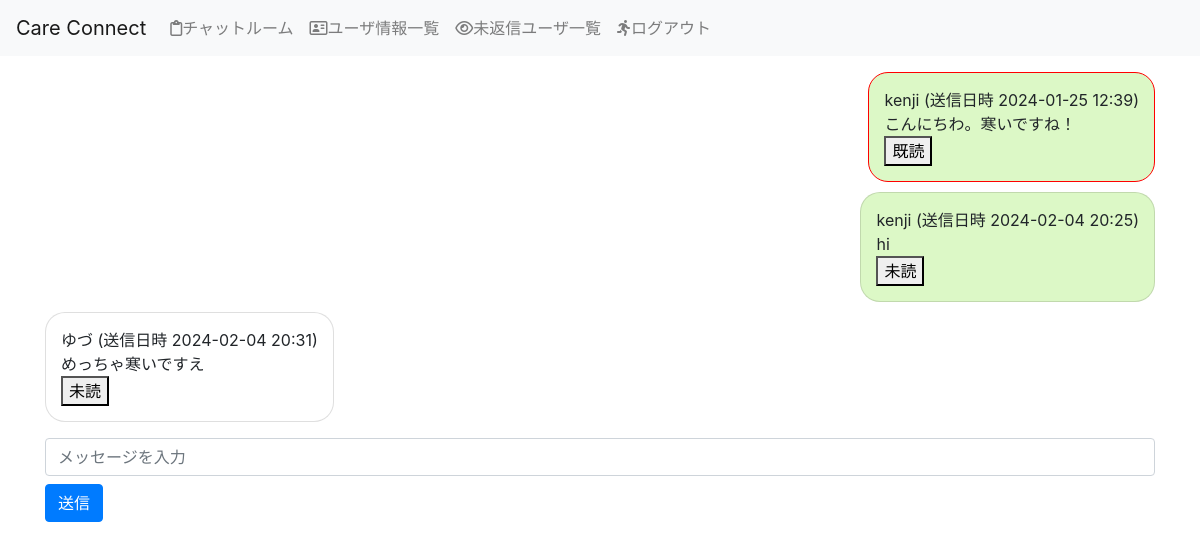
/chat/enter/room/15 (signed in), run on the app's committed database.
### chat/models.py (models this page shows, shortened)
class Message(models.Model):
    room = models.ForeignKey(Room, on_delete=models.CASCADE, related_name="messages")
    owner = models.ForeignKey(
        settings.AUTH_USER_MODEL, on_delete=models.CASCADE, related_name="messages"
    )
    content = models.TextField(gettext_lazy("Content"))
    created_at = models.DateTimeField(
        gettext_lazy("Created time"), default=timezone.now
    )
    objects = MessageManager()

### accounts/models.py (models this page shows)
class User(AbstractBaseUser, PermissionsMixin):
    username = models.CharField(
        gettext_lazy("user name"),
        max_length=128,
        default="",
        blank=True,
    )
    email = models.EmailField(gettext_lazy("E-mail address"), unique=True)
    is_staff = models.BooleanField(
        gettext_lazy("staff status"),
        default=False,
        help_text=gettext_lazy(
            "Designates whether the user can log into this admin site."
        ),
    )
    is_active = models.BooleanField(
        gettext_lazy("active"),
        default=True,
        help_text=gettext_lazy(
            "Designates whether this user should be treated as active."
            "Unselect this instead of deleting accounts."
        ),
    )
    date_joined = models.DateTimeField(
        gettext_lazy("date joined"), default=timezone.now
    )
    objects = CustomUserManager()
    USERNAME_FIELD = "email"
    REQUIRED_FIELDS = []
    class Meta:
        verbose_name = gettext_lazy("user")
        verbose_name_plural = gettext_lazy("users")
    def __str__(self):
        return self.__unicode__()
    def __unicode__(self):
        return self.username or self.email

### chat/views.py (the view)
# urls.py: path("enter/room/<int:pk>", views.EnterRoom.as_view(), name="enter_room"),
class EnterRoom(LoginRequiredMixin, OnlyAssignedUserMixin, DetailView):
    model = models.Room
    template_name = "chat/chat_room.html"
    context_object_name = "room"
    def get_context_data(self, **kwargs):
        context = super().get_context_data(**kwargs)
        room = self.object
        messages = room.messages.all()
        read_messages = MessageRead.objects.filter(
            message__in=messages, reader=self.request.user
        ).values_list("message_id", flat=True)
        context["read_messages"] = read_messages
        return context

### chat/models.py (called while the page is built)
    def is_assigned(self, user=None):
        User = get_user_model()
        try:
            _ = self.participants.all().get(pk=user.pk)
            return True
        except User.DoesNotExist:
            return self.host == user
        except Exception:
            return False

    def ordering(self, order="created_at"):
        return self.get_queryset().order_by(order)

### chat/views.py (called while the page is built)
    def test_func(self):
        room = self.get_object()
        return room.is_assigned(self.request.user)

### templates/chat/chat_room.html (shortened to what this page needs)
{% extends 'base.html' %}
{% load static %}
{% block header  %}
    <link rel="stylesheet" type="text/css" href="{% static 'css/chat_room.css' %}">
{% endblock  %}
{% load humanize %}
{% block content %}
<div class="row justify-content-center mt-3">
    <div class="col-12">
        <div id="chat-log">
            {% for message in room.messages.ordering %}
                <div class="message-position {% if message.owner == request.user%}position-right{% else %}position-left{%endif%}">
                    <div class="card {% if message.id in read_messages %}read-message{% else %}unread-message{% endif %}" id="message-{{ message.id }}">
                        <div class="card-body">
                            <div class="row">
                                <div class="col-12">
                                    <span class="card-username">{{ message.owner|stringformat:"s" }}</span>
                                    <time class="card-datetime" datetime="{{ message.created_at|date:'Y-m-d' }}">(送信日時 {{ message.created_at|date:'Y-m-d H:i' }})</time>
                                </div>
                            </div>
                            <div class="row">
                                <div class="col-12 card-content">
                                    {{ message.content|linebreaksbr }}
                                </div>
                            </div>
                            <button class="mark-read-btn" data-message-id="{{ message.id }}">
                                {% if message.id in read_messages %}既読{% else %}未読{% endif %}
                            </button>
                        </div>
                    </div>
                </div>
            {% endfor %}
        </div>
        <div class="row mt-3">
            <div class="col-12">
                <input type="text" id="chat-message-input" placeholder="メッセージを入力" class="form-control">
                <button id="submit-chat-message" class="btn btn-primary mt-2">送信</button>
            </div>
        </div>
    </div>
</div>
{% endblock %}

### static/css/chat_room.css (style rules this page uses)
.read-message { border-color: red; }
.message-position { display: flex; margin-bottom: 10px; }
.position-right .card { margin-left: auto; background-color: #DCF8C6; }
.position-left .card { margin-right: auto; background-color: #FFFFFF; }
.card { border-radius: 20px; padding: 10px; max-width: 60%; }
.card-body { padding: 5px; }

### data on the page
Message: owner "kenji", created_at "2024-01-25 12:39", content "こんにちわ。寒いですね！", shows "既読"
Message: owner "kenji", created_at "2024-02-04 20:25", content "hi", shows "未読"
Message: owner "ゆづ", created_at "2024-02-04 20:31", content "めっちゃ寒いですえ", shows "未読"
